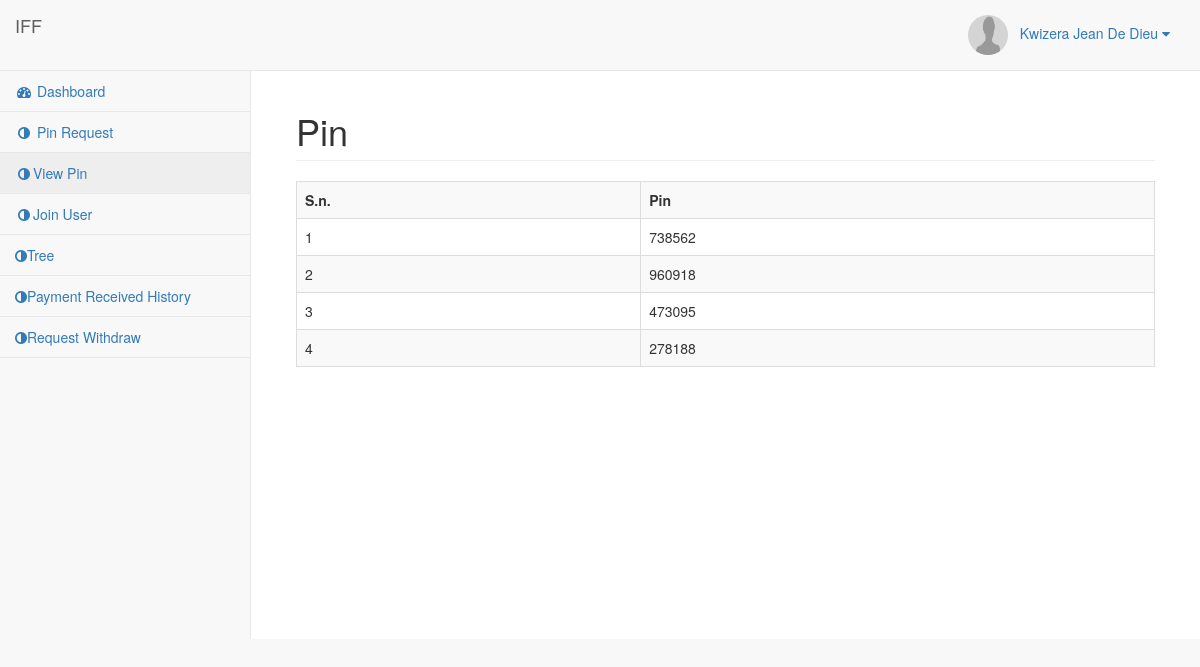
The page /pin.php (signed in) on the database its author committed.
### tables this page shows
CREATE TABLE `user` (
  `id` int(11) NOT NULL,
  `userident` int(11) NOT NULL,
  `Names` varchar(50) NOT NULL,
  `NationalID` bigint(50) NOT NULL,
  `password` varchar(30) NOT NULL,
  `mobile` varchar(12) NOT NULL,
  `address` text NOT NULL,
  `under_userpin` varchar(50) DEFAULT '',
  `side` enum('left','right') NOT NULL,
  `user_status` varchar(100) NOT NULL,
  `picture` varchar(200) NOT NULL,
  `created_at` datetime NOT NULL DEFAULT CURRENT_TIMESTAMP,
  `updated_at` datetime NOT NULL DEFAULT CURRENT_TIMESTAMP
);

CREATE TABLE `pin_list` (
  `id` int(11) NOT NULL,
  `userident` int(11) DEFAULT NULL,
  `pin` int(11) NOT NULL,
  `status` enum('open','close') NOT NULL DEFAULT 'open',
  `created_at` datetime NOT NULL DEFAULT CURRENT_TIMESTAMP,
  `updated_at` datetime NOT NULL DEFAULT CURRENT_TIMESTAMP
);

### pin.php (the view, shortened to what this page needs)
<?php
include('php-includes/connect.php');
$userident = $_SESSION['userident'];
?>
<!DOCTYPE html>
<html lang="en">
<head>
    <link href="vendor/bootstrap/css/bootstrap.min.css" rel="stylesheet">
    <link href="vendor/metisMenu/metisMenu.min.css" rel="stylesheet">
    <link href="dist/css/sb-admin-2.css" rel="stylesheet">
    <link href="vendor/font-awesome/css/font-awesome.min.css" rel="stylesheet" type="text/css">
</head>
<body>
    <div id="wrapper">
        <?php include('php-includes/menu.php'); ?>
        <div id="page-wrapper">
            <div class="container-fluid">
                <div class="row">
                    <div class="col-lg-12">
                        <h1 class="page-header">Pin</h1>
                    </div>
                </div>
                <div class="row">
                	<div class="col-lg-12">
                    	<div class="table-responsive">
                        	<table class="table table-bordered table-striped">
                            	<tr>
                                	<th>S.n.</th>
                                    <th>Pin</th>
                                </tr>
                                <?php
									$i=1;
									$query = mysqli_query($con,"select * from pin_list where userident='$userident' and status='open'");
									if(mysqli_num_rows($query)>0){
										while($row=mysqli_fetch_array($query)){
											$pin = $row['pin'];
										?>
                                        	<tr>
                                            	<td><?php echo $i ?></td>
                                                <td><?php echo $pin ?></td>
                                            </tr>
                                        <?php
											$i++;
										}
									}
									else{
									?>
                                    	<tr>
                                        	<td colspan="2">Sorry you have no pin.</td>
                                        </tr>
                                    <?php
									}
								?>
                            </table>
                        </div>
                    </div>
                </div>
            </div>
        </div>
    </div>
</body>
</html>

### php-includes/menu.php (shortened to what this page needs)
<?php
include('php-includes/connect.php');
$query = mysqli_query($con,"select * from user where userident='$userident'");
$result = mysqli_fetch_array($query);
?>
<nav class="navbar navbar-default navbar-static-top" role="navigation" style="margin-bottom: 0">
            <div class="navbar-header">
                <a class="navbar-brand" href="#">IFF</a>
            </div>
            <ul class="nav navbar-top-links navbar-right">
                <li class="dropdown">
                    <a class="dropdown-toggle" data-toggle="dropdown" href="#">
                    <img src="uploads/<?php echo  $result['picture']; ?>" class="user-image" alt="User Image" style="border-radius: 50%;" width="40px" height="40px"></i>&nbsp;&nbsp;&nbsp;<?php echo $result['Names']?> <i class="fa fa-caret-down"></i>
                    </a>
                </li>
            </ul>
            <br/>
            <div class="navbar-default sidebar" role="navigation">
                <div class="sidebar-nav navbar-collapse">
                    <ul class="nav" id="side-menu">
                        <li>
                            <a href="home.php"><i class="fa fa-dashboard fa-fw"></i> Dashboard</a>
                        </li>
                        <li>
                            <a href="pin-request.php"><i class="fa fa-adjust fa-fw"></i> Pin Request</a>
                        </li>
                        <li>
                            <a href="pin.php"><i class="fa fa-adjust fa-fw"></i>View Pin</a>
                        </li>
                        <li>
                            <a href="join.php"><i class="fa fa-adjust fa-fw"></i>Join User</a>
                        </li>
                        <li>
                            <a href="tree.php"><i class="fa fa-adjust fa-hub"></i>Tree</a>
                        </li>
						<li>
                            <a href="payment-received-history.php"><i class="fa fa-adjust fa-hub"></i>Payment Received History</a>
                        </li>
                        <li>
                            <a href="withdraw.php"><i class="fa fa-adjust fa-hub"></i>Request Withdraw</a>
                        </li>
                    </ul>
                </div>
            </div>
        </nav>

### rows shown on the page
user: picture (picture), Names "Kwizera Jean De Dieu"
pin_list: pin "738562"
pin_list: pin "960918"
pin_list: pin "473095"
pin_list: pin "278188"
